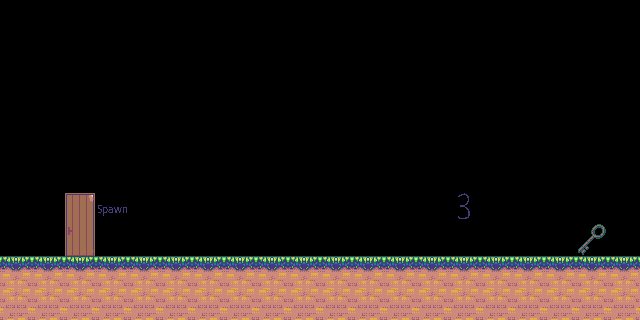

This game map was drawn from its Tiled (.tmx) file and the tilesets committed beside it. A one-line description and the full map source follow:
An orthogonal 20x10 tile map with 32x32 px tiles, 1 tile layer (Tile Layer 1).

<map version="1.10" tiledversion="1.12.0" orientation="orthogonal" renderorder="right-down" width="20" height="10" tilewidth="32" tileheight="32" infinite="0" nextlayerid="2" nextobjectid="1">
 <editorsettings>
  <export target="room_E.json" format="json" />
 </editorsettings>
 <tileset firstgid="1" source="../images/tiles.tsx" />
 <layer id="1" name="Tile Layer 1" width="20" height="10">
  <data encoding="csv">
0,0,0,0,0,0,0,0,0,0,0,0,0,0,0,0,0,0,0,0,
0,0,0,0,0,0,0,0,0,0,0,0,0,0,0,0,0,0,0,0,
0,0,0,0,0,0,0,0,0,0,0,0,0,0,0,0,0,63,63,0,
0,0,0,0,0,0,0,0,0,0,0,0,0,0,0,63,63,63,63,63,
0,0,0,0,0,0,0,0,0,0,0,0,0,0,0,0,63,63,63,0,
0,0,0,0,0,0,0,0,0,0,0,0,0,0,0,0,0,0,0,0,
0,0,68,114,0,0,0,0,0,0,0,0,0,0,117,0,0,0,0,0,
0,0,76,0,0,0,0,0,0,0,0,0,0,125,0,0,0,0,109,0,
36,36,36,37,36,37,37,37,37,37,37,37,37,37,37,37,37,37,37,37,
44,45,45,45,45,45,45,45,45,45,45,45,45,45,45,45,45,45,45,45
</data>
 </layer>
</map>
